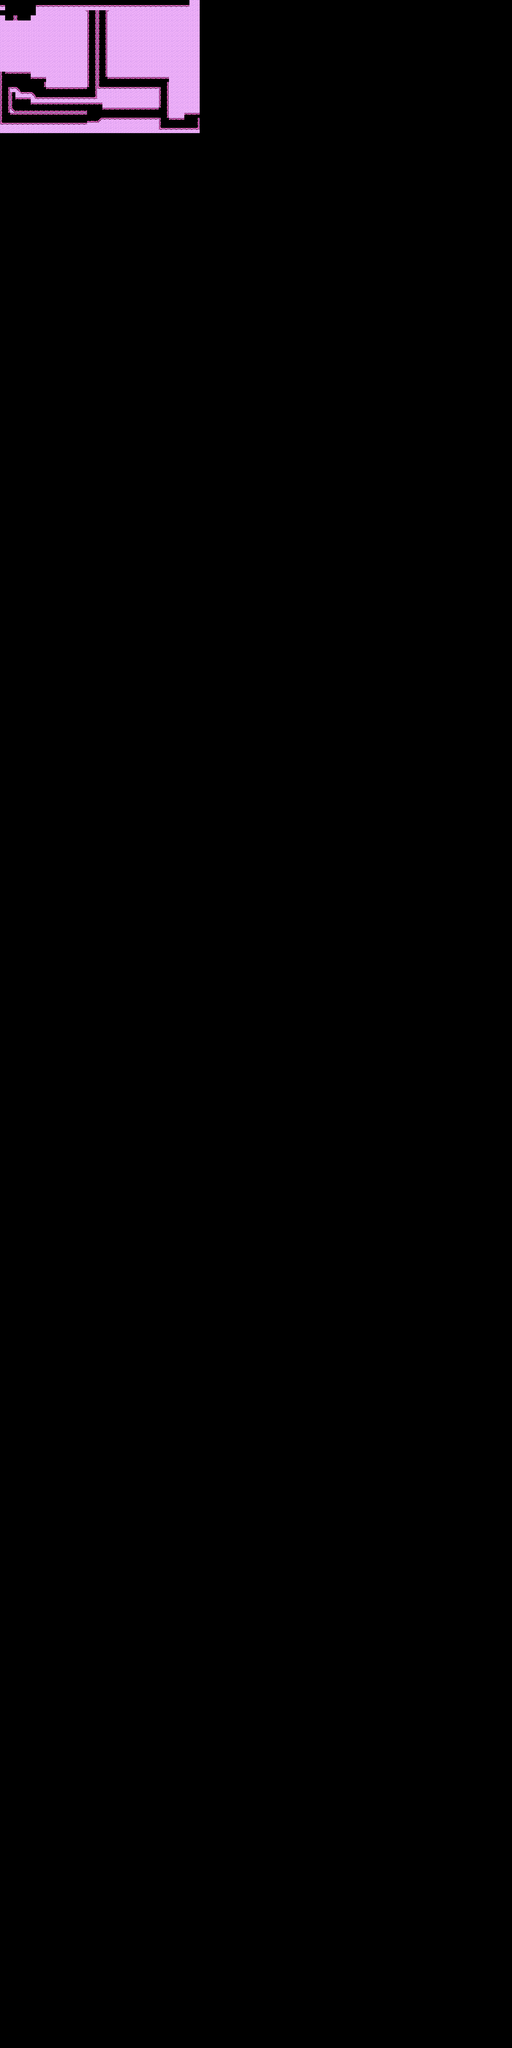

Rendered tile map (Tiled .tmx) drawn with the repository's tilesets; below, a short description and the map source with its tile grids summarised:
An orthogonal 100x400 tile map with 16x16 px tiles, 1 tile layer (Tile Layer 1), 3 tilesets and 1 object.

<map version="1.10" tiledversion="1.11.2" orientation="orthogonal" renderorder="right-down" width="100" height="400" tilewidth="16" tileheight="16" infinite="0" nextlayerid="3" nextobjectid="2">
 <tileset firstgid="1" source="../dungeon.tsx" />
 <tileset firstgid="1025" source="../wiztiles.tsx" />
 <tileset firstgid="1040" source="../enemies.tsx" />
 <layer id="1" name="Tile Layer 1" width="100" height="400">
  <data>[40000 cells, 871 non-empty, 10 distinct tile ids]</data>
 </layer>
 <objectgroup id="2" name="Object Layer 1">
  <object id="1" gid="1040" x="243.333" y="18.6667" width="16" height="16" />
 </objectgroup>
</map>
